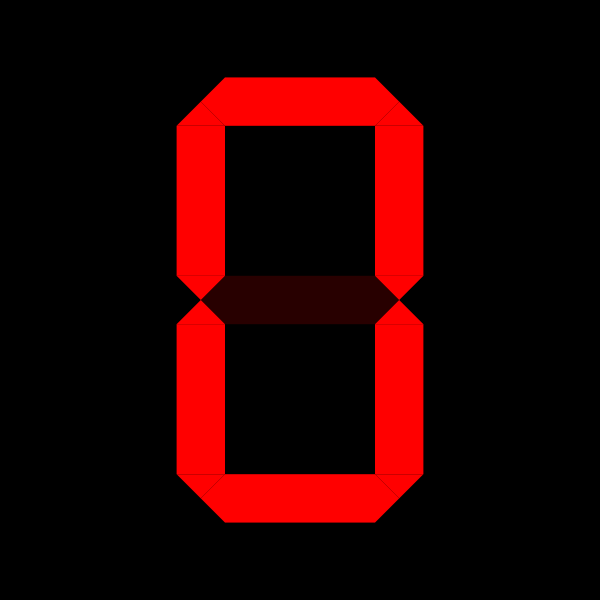
Frame 1 (no input)
Frame 60 (the mouse pressed at the canvas centre just before this capture): identical to frame 1, image omitted
Frame 120 (the mouse held since frame 60 and released just before this capture): identical to frame 1, image omitted

The Processing sketch that drew this single still picture (run headless with seeded random() and noise(); from frame 60 on, the mouse is pressed at the canvas centre):

// Processing sketch: Display7Segment
// ── Display7Segment.pde
void settings()
{
  size(600,600);
}

Character keyVal;
int digit;

LEDDisplay L;

void setup()
{
  L = new LEDDisplay(150);
}

void draw()
{
  background(0);
  translate(width/2,height/2);
  L.formDigit(digit);
  L.displayDigit();
}

void keyPressed()
{
  keyVal = key;
  try
  {
    digit = Integer.parseInt(keyVal.toString());
  }
  catch(NumberFormatException ex)
  {
    digit = -1;
  }
}

// ── LEDDisplay.pde
class LEDDisplay
{
  boolean A,B,C,D;
  LEDSegment [] display;
  boolean [] state;
  float segmentLength;
  float baseDisplacement;
  PVector [] segmentPositions;
  
  LEDDisplay(float l)
  {
     state = new boolean[7];
     A = B = C = D = false;
     segmentLength = l;
     baseDisplacement = (segmentLength + segmentLength/3.1) / 2;
     segmentPositions = new PVector[7];
     display = new LEDSegment[7];
  }
  
  
  void toBinary(int num)
  {
    if(num>=0)
    {
        D = num % 2 == 1 ? true : false;
        num /= 2;
        C = num>0 ? (num % 2 == 1 ? true : false) : false;
        num /= 2;
        B = num>0 ? (num % 2 == 1 ? true : false) : false;
        num /= 2;
        A = num>0 ? (num % 2 == 1 ? true : false) : false;
    }
  }
  
  void formSegmentState()
  {
    state[0] = A || (B && D) || ( !B && !D) || C ;
    state[1] = !B || (C && D) || ( !C && !D) ;
    state[2] = B || !C || D ;
    state[3] = A || (B && !C && D) || ( !B && C) || ( !B && !D) || (C && !D) ;
    state[4] = (!B && !D) || (C && !D) ;
    state[5] = A || (B && !C) || (B && !D) || ( !C && !D) ;
    state[6] = A || (B && !C) || (B && !D) || ( !B && C) ;
  }
  
  void assignSegmentPositions()
  {
    segmentPositions[0] = new PVector(-2*baseDisplacement,0);
    segmentPositions[1] = new PVector(baseDisplacement,-baseDisplacement);
    segmentPositions[2] = new PVector(baseDisplacement,baseDisplacement);
    segmentPositions[3] = new PVector(2*baseDisplacement,0);
    segmentPositions[4] = new PVector(-baseDisplacement,baseDisplacement);
    segmentPositions[5] = new PVector(-baseDisplacement,-baseDisplacement);
    segmentPositions[6] = new PVector(0,0);
  }
  
  void formDigit(int num)
  {
    toBinary(num);
    formSegmentState();
    assignSegmentPositions();
    
    for(int i=0;i<7;++i)
      display[i] = new LEDSegment(segmentPositions[i],segmentLength,i % 3 == 0 ? true : false , state[i] == true ? 255 : 40);    
  }
  
  void displayDigit()
  {
    for(int i=0;i<7;++i)
      display[i].putSegment();
  }
}

// ── LEDSegment.pde
class LEDSegment
{
  float len;
  float wide;
  boolean horizontal;
  float alpha;
  PVector pos;

  
  LEDSegment(PVector pos,float l,boolean ori,float alp)
  {
    len = l;
    wide = len/3.1;
    horizontal = ori;
    alpha = alp;
    this.pos = pos;
  }
  
  void putSegment()
  {
    pushMatrix();
    if(horizontal)
      rotate(PI/2);
    noStroke();
    fill(255,0,0,alpha);
    rectMode(CENTER);
    rect(pos.x,pos.y,wide,len);
    triangle(pos.x - wide/2,pos.y - len/2,pos.x + wide/2,pos.y - len/2,pos.x,pos.y - (len/2 + wide/2));
    triangle(pos.x - wide/2,pos.y + len/2,pos.x + wide/2,pos.y + len/2,pos.x,pos.y + (len/2 + wide/2));
    popMatrix();
  }
}
